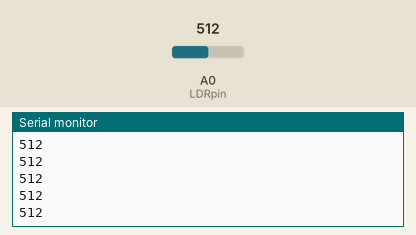
Bench run of a sketch on a simulated Arduino Uno, built with avr-gcc and run on an emulated ATmega328P. On the bench: the last lines printed to the serial monitor. The test bench sets the inputs (shaded band); at power-on: A0 (LDRpin) = 512.

Above: at 1.2 s.
1.3 s: A0 (LDRpin) set to 716
At 1.31 s:
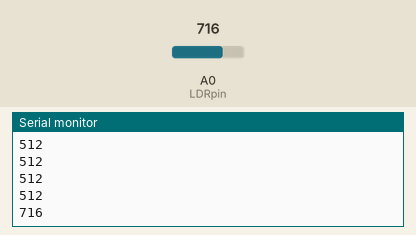
2.8 s: A0 (LDRpin) set to 900
At 2.81 s:
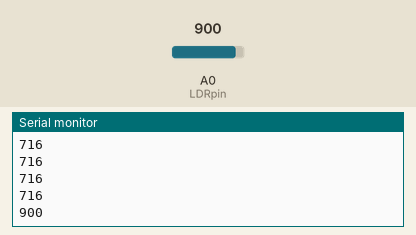
Timing chart, 0 to 5.8 s (numbered marks = the images above; inputs shaded):
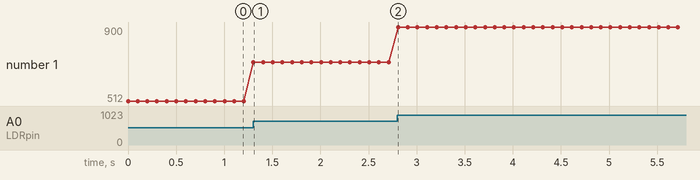

The sketch:

ldr.ino
```cpp
int LDRValue = 0;     // result of reading the analog pin
const int LDRpin = A0;
void setup() {
  Serial.begin(9600); // sets serial port for communication
}

void loop() {
  LDRValue = analogRead(LDRpin); // read the value from the LDR
  Serial.println(LDRValue);      // print the value to the serial port
  delay(100);                    // wait a little
}
```

Measured:
- after the input at 1.3 s, the serial monitor: prints a new line at once (image 1)
- after the input at 2.8 s, the serial monitor: prints a new line at once (image 2)
- plotted number 1: 512 → 716 after the input at 1.3 s, 716 → 900 after the input at 2.8 s
